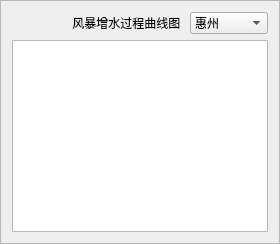
           <widget class="QFrame" name="frame">
            <property name="sizePolicy">
             <sizepolicy hsizetype="Preferred" vsizetype="Preferred">
              <horstretch>6</horstretch>
              <verstretch>0</verstretch>
             </sizepolicy>
            </property>
            <property name="frameShape">
             <enum>QFrame::StyledPanel</enum>
            </property>
            <property name="frameShadow">
             <enum>QFrame::Raised</enum>
            </property>
            <layout class="QVBoxLayout" name="verticalLayout_5">
             <item>
              <layout class="QVBoxLayout" name="verticalLayout_2">
               <item>
                <layout class="QHBoxLayout" name="horizontalLayout_4" stretch="10,1">
                 <item>
                  <widget class="QLabel" name="label_2">
                   <property name="styleSheet">
                    <string notr="true">font: 75 14pt &quot;微软雅黑&quot;;</string>
                   </property>
                   <property name="text">
                    <string>                 风暴增水过程曲线图</string>
                   </property>
                   <property name="alignment">
                    <set>Qt::AlignCenter</set>
                   </property>
                  </widget>
                 </item>
                 <item>
                  <widget class="QComboBox" name="comboBox_2">
                   <property name="styleSheet">
                    <string notr="true">font: 75 11pt &quot;微软雅黑&quot;;</string>
                   </property>
                   <item>
                    <property name="text">
                     <string>惠州</string>
                    </property>
                   </item>
                   <item>
                    <property name="text">
                     <string>盐田</string>
                    </property>
                   </item>
                   <item>
                    <property name="text">
                     <string>大梅沙</string>
                    </property>
                   </item>
                   <item>
                    <property name="text">
                     <string>深圳东山</string>
                    </property>
                   </item>
                   <item>
                    <property name="text">
                     <string>深圳机场</string>
                    </property>
                   </item>
                   <item>
                    <property name="text">
                     <string>深圳南澳</string>
                    </property>
                   </item>
                   <item>
                    <property name="text">
                     <string>赤湾</string>
                    </property>
                   </item>
                   <item>
                    <property name="text">
                     <string>前海湾</string>
                    </property>
                   </item>
                  </widget>
                 </item>
                </layout>
               </item>
               <item>
                <widget class="QGraphicsView" name="graphicsView">
                 <property name="sizePolicy">
                  <sizepolicy hsizetype="Expanding" vsizetype="Expanding">
                   <horstretch>6</horstretch>
                   <verstretch>0</verstretch>
                  </sizepolicy>
                 </property>
                </widget>
               </item>
              </layout>
             </item>
            </layout>
           </widget>
